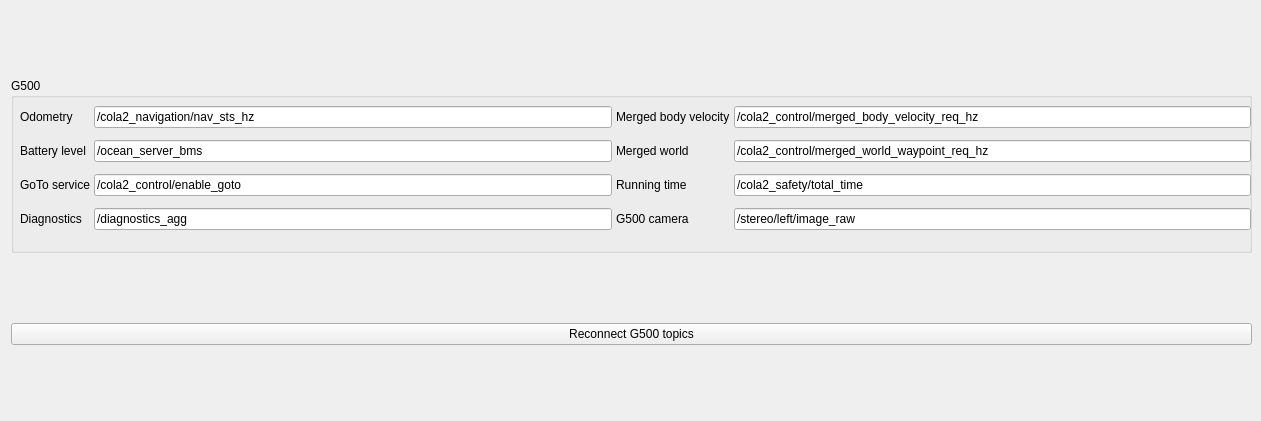
        <widget class="QWidget" name="mainTabs_settings">
         <attribute name="title">
          <string>VehicleControl Settings</string>
         </attribute>
         <widget class="QWidget" name="layoutWidget_1">
          <property name="geometry">
           <rect>
            <x>11</x>
            <y>11</y>
            <width>1241</width>
            <height>401</height>
           </rect>
          </property>
          <layout class="QVBoxLayout" name="verticalLayout_4">
           <property name="spacing">
            <number>3</number>
           </property>
           <property name="leftMargin">
            <number>0</number>
           </property>
           <property name="topMargin">
            <number>0</number>
           </property>
           <property name="bottomMargin">
            <number>0</number>
           </property>
           <item>
            <widget class="QGroupBox" name="groupBox_2">
             <property name="sizePolicy">
              <sizepolicy hsizetype="Expanding" vsizetype="Fixed">
               <horstretch>0</horstretch>
               <verstretch>0</verstretch>
              </sizepolicy>
             </property>
             <property name="minimumSize">
              <size>
               <width>0</width>
               <height>175</height>
              </size>
             </property>
             <property name="maximumSize">
              <size>
               <width>16777215</width>
               <height>175</height>
              </size>
             </property>
             <property name="title">
              <string>G500</string>
             </property>
             <widget class="QWidget" name="formLayoutWidget_2">
              <property name="geometry">
               <rect>
                <x>9</x>
                <y>20</y>
                <width>1231</width>
                <height>143</height>
               </rect>
              </property>
              <layout class="QGridLayout" name="gridLayout_2" rowstretch="0,0,0,0,0" rowminimumheight="0,0,0,0,0">
               <property name="bottomMargin">
                <number>0</number>
               </property>
               <property name="spacing">
                <number>4</number>
               </property>
               <item row="2" column="0">
                <widget class="QLabel" name="label_12">
                 <property name="text">
                  <string>Battery level</string>
                 </property>
                </widget>
               </item>
               <item row="2" column="1">
                <widget class="QLineEdit" name="g500TopicBatteryLevel">
                 <property name="text">
                  <string>/ocean_server_bms</string>
                 </property>
                </widget>
               </item>
               <item row="4" column="0">
                <widget class="QLabel" name="label_4">
                 <property name="text">
                  <string>Diagnostics</string>
                 </property>
                </widget>
               </item>
               <item row="0" column="0">
                <widget class="QLabel" name="label_11">
                 <property name="text">
                  <string>Odometry</string>
                 </property>
                </widget>
               </item>
               <item row="0" column="1">
                <widget class="QLineEdit" name="g500TopicOdometry">
                 <property name="text">
                  <string>/cola2_navigation/nav_sts_hz</string>
                 </property>
                </widget>
               </item>
               <item row="0" column="2">
                <widget class="QLabel" name="label_37">
                 <property name="text">
                  <string>Merged body velocity</string>
                 </property>
                </widget>
               </item>
               <item row="4" column="1">
                <widget class="QLineEdit" name="g500TopicDiagnostics">
                 <property name="text">
                  <string>/diagnostics_agg</string>
                 </property>
                </widget>
               </item>
               <item row="2" column="2">
                <widget class="QLabel" name="label_36">
                 <property name="text">
                  <string>Merged world</string>
                 </property>
                </widget>
               </item>
               <item row="0" column="3">
                <widget class="QLineEdit" name="g500TopicMergedBodyVel">
                 <property name="text">
                  <string>/cola2_control/merged_body_velocity_req_hz</string>
                 </property>
                </widget>
               </item>
               <item row="2" column="3">
                <widget class="QLineEdit" name="g500TopicMergedWorld">
                 <property name="text">
                  <string>/cola2_control/merged_world_waypoint_req_hz</string>
                 </property>
                </widget>
               </item>
               <item row="3" column="3">
                <widget class="QLineEdit" name="g500TopicRunningTime">
                 <property name="text">
                  <string>/cola2_safety/total_time</string>
                 </property>
                </widget>
               </item>
               <item row="3" column="2">
                <widget class="QLabel" name="label_3">
                 <property name="text">
                  <string>Running time</string>
                 </property>
                </widget>
               </item>
               <item row="3" column="1">
                <widget class="QLineEdit" name="g500TopicGoToService">
                 <property name="text">
                  <string>/cola2_control/enable_goto</string>
                 </property>
                </widget>
               </item>
               <item row="4" column="3">
                <widget class="QLineEdit" name="g500CameraTopic">
                 <property name="text">
                  <string>/stereo/left/image_raw</string>
                 </property>
                </widget>
               </item>
               <item row="4" column="2">
                <widget class="QLabel" name="label_38">
                 <property name="text">
                  <string>G500 camera</string>
                 </property>
                </widget>
               </item>
               <item row="3" column="0">
                <widget class="QLabel" name="label_5">
                 <property name="text">
                  <string>GoTo service</string>
                 </property>
                </widget>
               </item>
              </layout>
             </widget>
            </widget>
           </item>
           <item>
            <layout class="QHBoxLayout" name="horizontalLayout_4">
             <property name="spacing">
              <number>2</number>
             </property>
             <item>
              <widget class="QPushButton" name="g500TopicsButton">
               <property name="text">
                <string>Reconnect G500 topics</string>
               </property>
              </widget>
             </item>
            </layout>
           </item>
          </layout>
         </widget>
        </widget>
